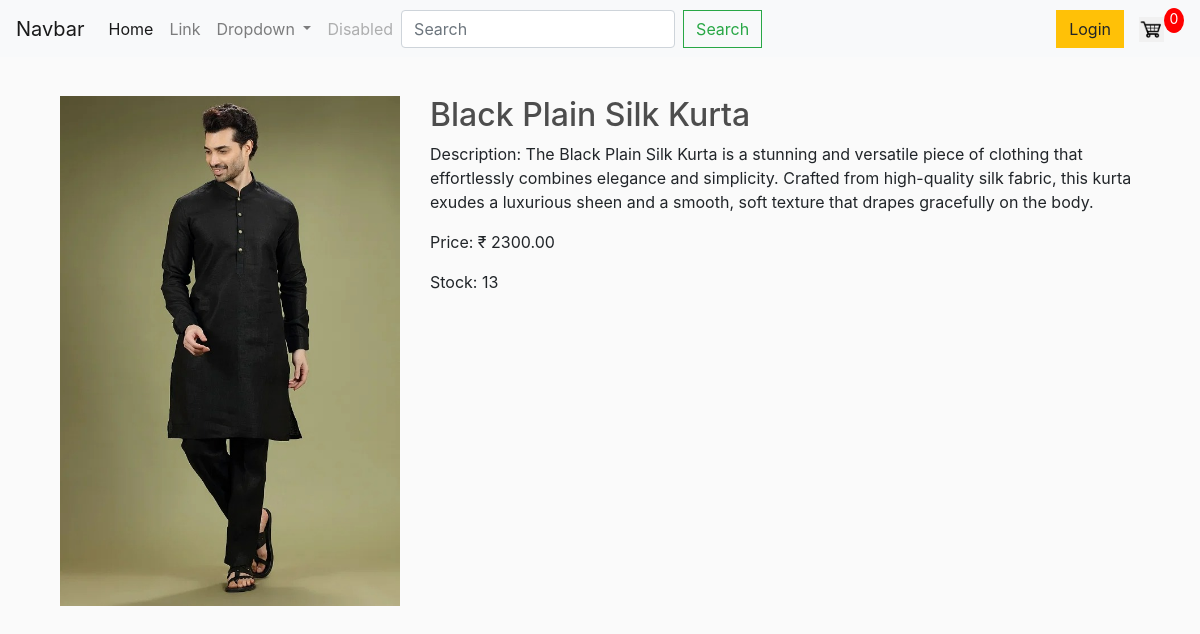
The page /details/1 on the database its author committed.
### app/models.py (models this page shows, shortened)
class Product(models.Model):
    name = models.CharField(max_length=255)
    description = models.TextField()
    price = models.DecimalField(max_digits=10, decimal_places=2)
    image = models.ImageField(upload_to='pro_img')
    category = models.ForeignKey('Category', on_delete=models.SET_NULL, null=True)
    brand = models.CharField(max_length=100)
    stock_quantity = models.PositiveIntegerField()
    created_at = models.DateTimeField(auto_now_add=True)
    updated_at = models.DateTimeField(auto_now=True)
    catelog=models.ForeignKey('Catelog',on_delete=models.SET_NULL, null=True)

### app/views.py (the view)
# urls.py: path('details/<int:id>', views.products_detail,name='detail'),
def products_detail(request,id):
    member=Product.objects.get(id=id)
    template=loader.get_template('product_detail.html')
    context={ 'member':member,
             }
    return HttpResponse(template.render(context,request))

### app/templates/product_detail.html (shortened to what this page needs)
{% extends 'master.html' %}
{% block content %}
<section class="product-detail">
    <div class="container">
        <div class="row" style="margin-top: 15px;">
            <div class="col-4">
                <img width="100%" src="/static/images/{{member.image}}" alt="{{ product.name }} Image">
            </div>
            <div class="col-8 ">
                <h2>{{ member.name }}</h2>
                <p>Description: {{ member.description }}</p>
                <p>Price: ₹ {{ member.price }}</p>
                <p>Stock: {{ member.stock_quantity }}</p>
            </div>
        </div>
    </div>
</section>
{% endblock %}

### app/static/css/main.css (style rules this page uses)
body { background-color: hsl(0, 0%, 98%); }
h1,h2,h3,h4,h5,h6 { color:hsl(0, 0%, 30%); }

### rows shown on the page
Product: image (picture), name "Black Plain Silk Kurta", description "The Black Plain Silk Kurta is a stunning and versatile piece of clothing that effortlessly combines elegance and simplicity. Crafted from high-quality silk fabric, this kurta exudes a luxurious sheen and a smooth, soft texture that drapes gracefully on the body.", price "2300.00", stock_quantity "13"
